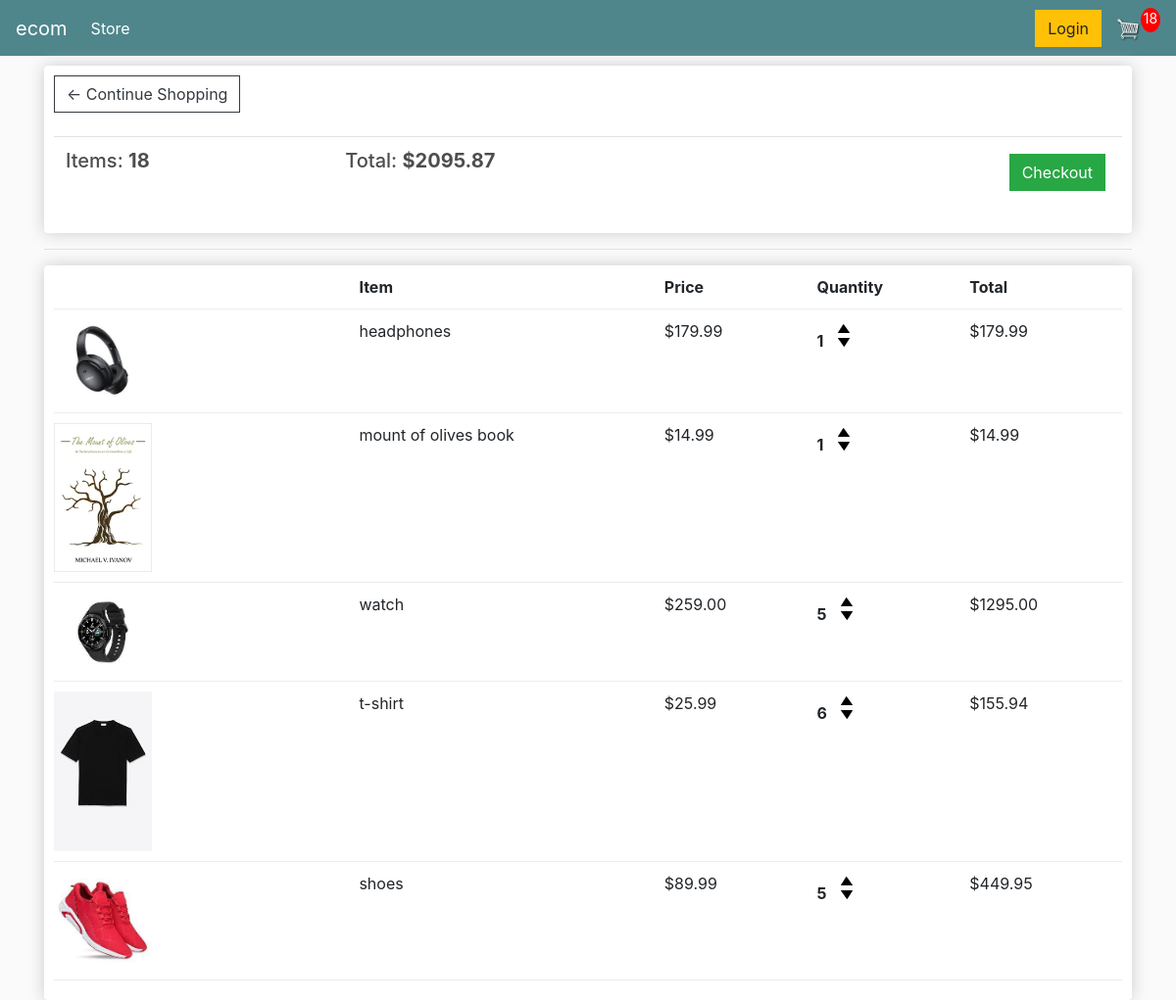
The app's page /cart/ (signed in), older data.
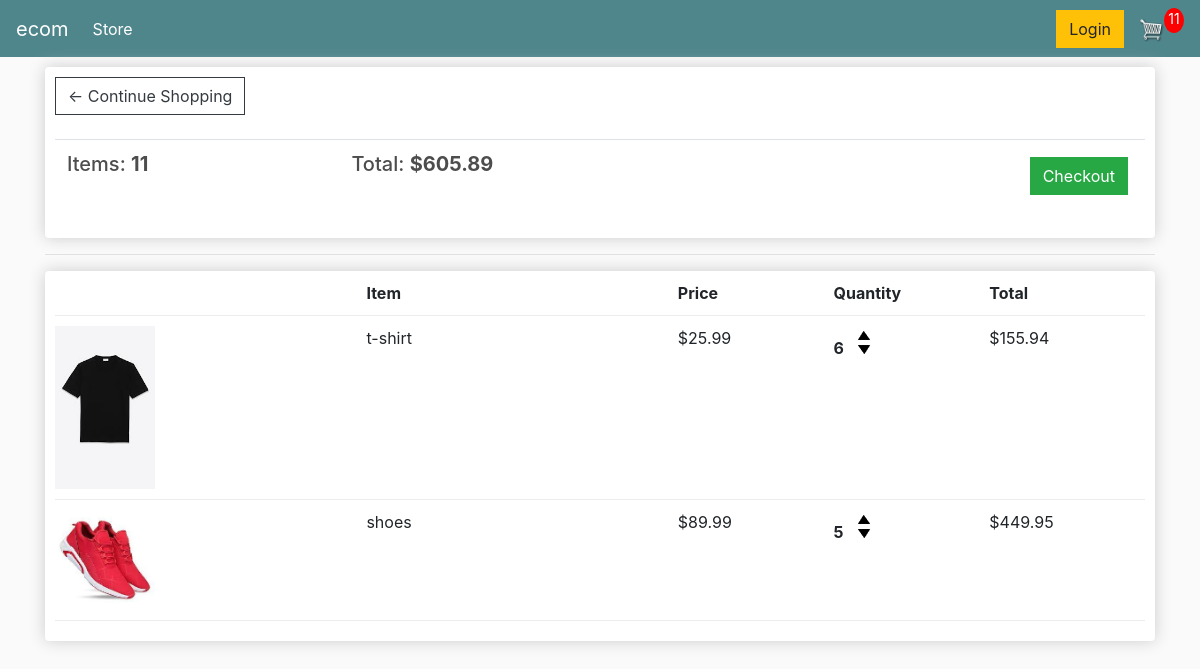
The same page, newer data.
### store/models.py (models this page shows, shortened)
class Order(models.Model):
    customer = models.ForeignKey(Customer, on_delete=models.SET_NULL, blank=True, null=True)
    date_order = models.DateTimeField(auto_now_add=True)
    complete = models.BooleanField(default=False, blank=True, null=True)
    transaction_id = models.CharField(max_length=200, null=True)
    @property
    def get_cart_total(self):
        order_items = self.orderitem_set.all()
        total = sum([item.get_total for item in order_items])
        return total
    @property
    def get_cart_items(self):
        order_items = self.orderitem_set.all()
        total = sum([item.quantity for item in order_items])
        return total

class OrderItem(models.Model):
    product = models.ForeignKey(Product, on_delete=models.SET_NULL, blank=True, null=True)
    order = models.ForeignKey(Order, on_delete=models.SET_NULL, blank=True, null=True)
    quantity = models.IntegerField(default=0, null=True, blank=True)
    date_added = models.DateTimeField(auto_now_add=True)
    @property
    def get_total(self):
        return self.quantity * self.product.price

class Product(models.Model):
    name = models.CharField(max_length=200, null=True)
    price = models.DecimalField(max_digits=7, decimal_places=2)
    digital = models.BooleanField(default=False, null=True, blank=True)
    image = models.ImageField(null=True, blank=True)
    @property
    def image_url(self):
        try:
            url = self.image.url
        except:
            url = ''
        return url

### store/views.py (the view)
# urls.py: path('cart/', views.cart, name='cart'),
def cart(request):
    data = utils.cart_data(request)
    cart_items = data['cartItems']
    order = data['order']
    items = data['items']
    context = {'items': items, 'order': order, 'cartItems': cart_items}
    return render(request=request, template_name='store/cart.html', context=context)

### store/utils.py (called while the page is built)
def cart_data(request):
    if request.user.is_authenticated:
        customer = request.user.customer
        order, created = models.Order.objects.get_or_create(customer=customer, complete=False)
        items = order.orderitem_set.all()
        cart_items = order.get_cart_items
    else:
        cookie_data = cookie_cart(request)
        cart_items = cookie_data['cartItems']
        order = cookie_data['order']
        items = cookie_data['items']
    return {'cartItems': cart_items, 'order': order, 'items': items}

### store/templates/store/cart.html
{% extends 'store/main.html' %}
{% load static %}
{% block content %}
    <div class="row">
        <div class="col-lg-12">
            <div class="box-element">
                <a href="{% url 'store' %}" class="btn btn-outline-dark">&#x2190; Continue Shopping</a>
                <br>
                <br>
                <table class="table">
                    <tr>
                        <th><h5>Items: <strong>{{ order.get_cart_items }}</strong></h5></th>
                        <th><h5>Total: <strong>${{ order.get_cart_total|floatformat:2 }}</strong></h5></th>
                        <th>
                            <a href="{% url 'checkout' %}" class="btn btn-success" style="float: right; margin: 5px">Checkout</a>
                        </th>
                    </tr>
                </table>
            </div>
            <hr>
            <div class="box-element">
                <div class="cart-row">
                    <div style="flex: 2"></div>
                    <div style="flex: 2"><strong>Item</strong></div>
                    <div style="flex: 1"><strong>Price</strong></div>
                    <div style="flex: 1"><strong>Quantity</strong></div>
                    <div style="flex: 1"><strong>Total</strong></div>
                </div>
                {% for item in items %}
                    <div class="cart-row">
                        <div style="flex: 2"><img src="{{ item.product.image_url }}" class="row-image" alt="">
                        </div>
                        <div style="flex: 2">{{ item.product.name }}</div>
                        <div style="flex: 1">${{ item.product.price|floatformat:2 }}</div>
                        <div style="flex: 1">
                            <p class="quantity">{{ item.quantity }}</p>
                            <div class="quantity">
                                <img src="{% static 'images/arrow-up.png' %}" alt="" class="chg-quantity update-cart" data-product="{{ item.product.id }}" data-action="add">
                                <img src="{% static 'images/arrow-down.png' %}" alt="" class="chg-quantity update-cart" data-product="{{ item.product.id }}" data-action="remove">
                            </div>
                        </div>
                        <div style="flex: 1">${{ item.get_total|floatformat:2 }}</div>
                    </div>
                {% endfor %}
            </div>
        </div>
    </div>
{% endblock %}

Row changes from the older to the newer data that the page shows:
removed OrderItem: product.image_url (picture), product.name "headphones", product.price "179.99", quantity "1", get_total "179.99"
removed OrderItem: product.image_url (picture), product.name "mount of olives book", product.price "14.99", quantity "1", get_total "14.99"
removed OrderItem: product.image_url (picture), product.name "watch", product.price "259.00", quantity "5", get_total "1295.00"
computed for Order: get_cart_items "18" → "11"; get_cart_total "2095.87" → "605.89"
Text that changed along with them:
{{ cartItems }}: "18" → "11"
